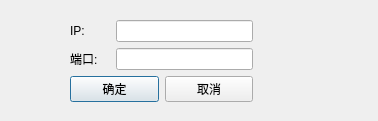
<?xml version="1.0" encoding="UTF-8"?>
<ui version="4.0">
 <class>SettingDlg</class>
 <widget class="QDialog" name="SettingDlg">
  <property name="geometry">
   <rect>
    <x>0</x>
    <y>0</y>
    <width>378</width>
    <height>121</height>
   </rect>
  </property>
  <property name="windowTitle">
   <string>设置</string>
  </property>
  <property name="windowIcon">
   <iconset>
    <normaloff>logo.ico</normaloff>logo.ico</iconset>
  </property>
  <widget class="QWidget" name="layoutWidget">
   <property name="geometry">
    <rect>
     <x>70</x>
     <y>20</y>
     <width>183</width>
     <height>83</height>
    </rect>
   </property>
   <layout class="QVBoxLayout" name="verticalLayout">
    <item>
     <layout class="QHBoxLayout" name="horizontalLayout">
      <item>
       <widget class="QLabel" name="label">
        <property name="minimumSize">
         <size>
          <width>40</width>
          <height>0</height>
         </size>
        </property>
        <property name="text">
         <string>IP:</string>
        </property>
       </widget>
      </item>
      <item>
       <widget class="QLineEdit" name="ipLineEdit">
        <property name="minimumSize">
         <size>
          <width>100</width>
          <height>0</height>
         </size>
        </property>
       </widget>
      </item>
     </layout>
    </item>
    <item>
     <layout class="QHBoxLayout" name="horizontalLayout_2">
      <item>
       <widget class="QLabel" name="label_2">
        <property name="minimumSize">
         <size>
          <width>40</width>
          <height>0</height>
         </size>
        </property>
        <property name="text">
         <string>端口:</string>
        </property>
       </widget>
      </item>
      <item>
       <widget class="QLineEdit" name="portLineEdit">
        <property name="minimumSize">
         <size>
          <width>100</width>
          <height>0</height>
         </size>
        </property>
       </widget>
      </item>
     </layout>
    </item>
    <item>
     <layout class="QHBoxLayout" name="horizontalLayout_3">
      <item>
       <widget class="QPushButton" name="okBtn">
        <property name="text">
         <string>确定</string>
        </property>
       </widget>
      </item>
      <item>
       <widget class="QPushButton" name="cancelBtn">
        <property name="text">
         <string>取消</string>
        </property>
       </widget>
      </item>
     </layout>
    </item>
   </layout>
  </widget>
 </widget>
 <resources/>
 <connections/>
</ui>
